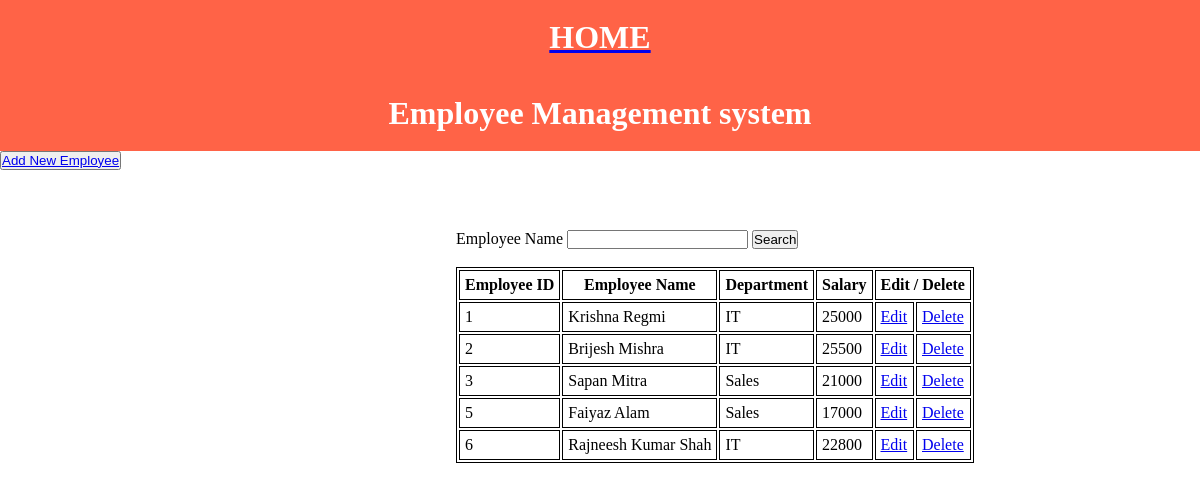
Before: / with the older database file.
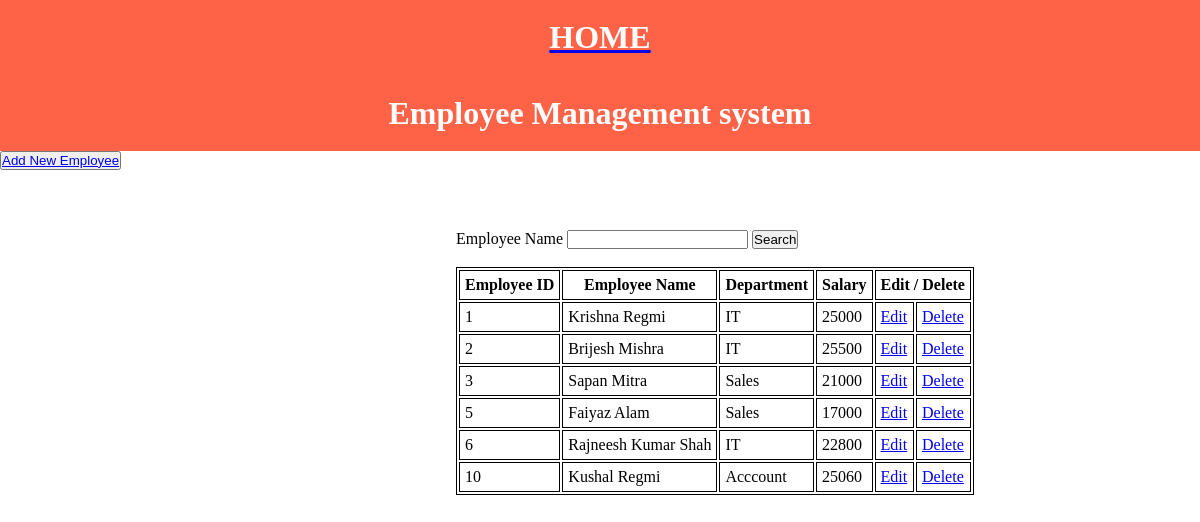
After: the same page with the newer database file.
### mainApp/models.py (models this page shows)
class Employee(models.Model):
    emp_id = models.AutoField(primary_key=True)
    Name = models.CharField(max_length=50)
    Department = models.CharField(max_length=20)
    Salary = models.IntegerField()

### mainApp/views.py (the view)
# urls.py: 2. Add a URL to urlpatterns:  path('', views.home, name='home')
def home(request):
    emp_data = Employee.objects.all()
    return render(request,"index.html",{"emp_data":emp_data})

### mainApp/templates/index.html (shortened to what this page needs)
<!DOCTYPE html>
<html lang="en">
<head>
</head>
<body>
    <a href="/"><H1>HOME</H1></a>
    <h1>Employee Management system</h1>
    <button>
        <a href="add_employee">Add New Employee</a>
    </button>
    <div id="mycontainer">
        <form action="/Search/" method="post">
            <label>Employee Name</label>
            <input type="text" name="name" required>
            <input type="submit" name="submit" id="submit" value="Search">
        </form><br>
        <table>
            <tr>
                <th>Employee ID</th>
                <th>Employee Name</th>
                <th>Department</th>
                <th>Salary</th>
                <th colspan="2">Edit / Delete</th>
            </tr>
            {% for i in emp_data %}
            <tr>
                <td>{{ i.emp_id }}</td>
                <td>{{ i.Name }}</td>
                <td>{{ i.Department }}</td>
                <td>{{ i.Salary }}</td>
                <td>
                    <a href="edit_employee/{{i.emp_id}}">Edit</a>
                </td>
                <td>
                    <a href="delete_employee/{{i.emp_id}}">Delete</a>
                </td>
            </tr>
            {% endfor %}
        </table>
    </div>
</body>
</html>

### mainApp/templates/index.html (style rules this page uses)
* { margin: 0; padding: 0; }
#mycontainer { margin-left: 38%; margin-top: 5%; }
h1 { background-color: tomato; color: white; text-align: center; padding: 1.2rem; }
table { border: 1px solid black; }
th, td { padding: 5px; border: 1px solid black; }

Changed rows visible on the page:
added Employee: emp_id "10", Name "Kushal Regmi", Department "Acccount", Salary "25060"
